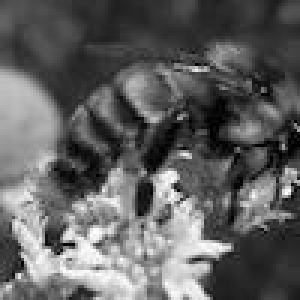
#> input picture saved_images/bw_bee_1.jpg, 100 x 100 px, given in place of bee_1.jpg, which was not available (shown 3 times larger)
$ python codex.py
#> lines starting #> are read from the running program, lines starting #| are printed output that depends on the picture; pictures that were not available may be replaced by others from this repository, and a replacement may not be noted
# Used to change filepaths
from pathlib import Path

# We set up matplotlib, pandas, and the display function
# for '%matplotlib inline' use the following code from line 6 to 9
from IPython import get_ipython
ipy = get_ipython()
if ipy is not None:
    ipy.run_line_magic('matplotlib', 'inline')
import matplotlib.pyplot as plt
from IPython.display import display
import pandas as pd

# import numpy to use in this cell
import numpy as np

# import Image from PIL so we can use it later
from PIL import Image

# generate test_data
test_data = np.random.beta(1, 1, size=(100, 100, 3))

# display the test_data
plt.imshow(test_data)
#> (this line was passed over: IPython is not available in this run)
plt.show()

# open the image
img = Image.open('datasets/bee_1.jpg')
#> img is the input picture: PIL image 100x100 L; min 0, max 255, mean 96.5

# Get the image size
img_size = img.size
#> img_size = (100, 100)

print("The image size is: {}".format(img_size))
#| The image size is: (100, 100)

# Just having the image as the last line in the cell will display it in the notebook
img.show()

# Crop the image to 25, 25, 75, 75
img_cropped = img.crop([25, 25, 75, 75])
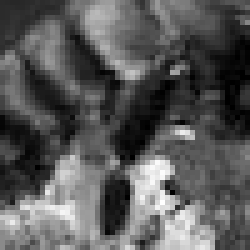
#> img_cropped: PIL image 50x50 L (shown 5 times larger); min 0, max 255, mean 88.6
display(img_cropped)
# rotate the image by 45 degrees
img_rotated = img.rotate(45, expand=25)
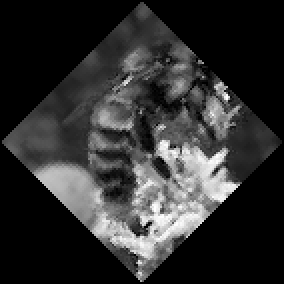
#> img_rotated: PIL image 142x142 L (shown 2 times larger); min 0, max 255, mean 47.6
display(img_rotated)

# flip the image left to right
img_flipped = img.transpose(Image.FLIP_LEFT_RIGHT)
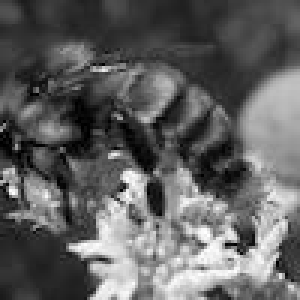
#> img_flipped: PIL image 100x100 L (shown 3 times larger); min 0, max 255, mean 96.5
display(img_flipped)

# Turn our image object into a NumPy array
img_data = np.array(img)

# get the shape of the resulting array
img_data_shape = img_data.shape
#> img_data_shape = (100, 100)

print("Our NumPy array has the shape: {}".format(img_data_shape))
#| Our NumPy array has the shape: (100, 100)

# plot the data with `imshow`
plt.imshow(img_data)
#> (this line was passed over: IPython is not available in this run)
plt.show()

# plot the red channel
#> (the run stopped early here; a loop or call above may not have finished)
